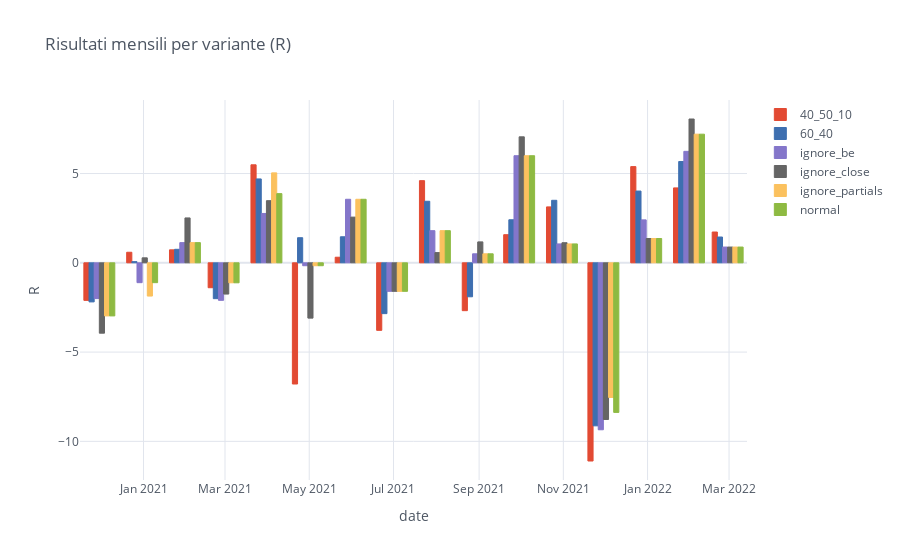

Here is the notebook cell this chart was saved with:
### Code cell
get_attr_multi(multi, 'result').groupby(pd.Grouper(freq='M')).sum().iplot(kind='bar', barmode='group',
    title='Risultati mensili per variante (R)', xTitle='date', yTitle='R', opacity=1)
